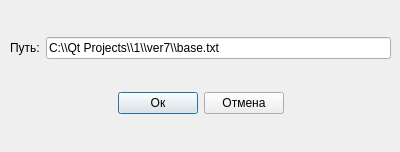
<?xml version="1.0" encoding="UTF-8"?>
<ui version="4.0">
 <class>OpenWind</class>
 <widget class="QDialog" name="OpenWind">
  <property name="geometry">
   <rect>
    <x>0</x>
    <y>0</y>
    <width>400</width>
    <height>152</height>
   </rect>
  </property>
  <property name="windowTitle">
   <string>Open</string>
  </property>
  <widget class="QWidget" name="">
   <property name="geometry">
    <rect>
     <x>10</x>
     <y>10</y>
     <width>381</width>
     <height>131</height>
    </rect>
   </property>
   <layout class="QGridLayout" name="gridLayout">
    <item row="0" column="0">
     <layout class="QHBoxLayout" name="horizontalLayout">
      <item>
       <widget class="QLabel" name="OpenLb">
        <property name="text">
         <string>Путь:</string>
        </property>
       </widget>
      </item>
      <item>
       <widget class="QLineEdit" name="openLine">
        <property name="text">
         <string>C:\\Qt Projects\\1\\ver7\\base.txt</string>
        </property>
       </widget>
      </item>
     </layout>
    </item>
    <item row="1" column="0">
     <layout class="QHBoxLayout" name="horizontalLayout_2">
      <item>
       <spacer name="horizontalSpacer">
        <property name="orientation">
         <enum>Qt::Horizontal</enum>
        </property>
        <property name="sizeHint" stdset="0">
         <size>
          <width>40</width>
          <height>20</height>
         </size>
        </property>
       </spacer>
      </item>
      <item>
       <widget class="QPushButton" name="confirmBut">
        <property name="text">
         <string>Ок</string>
        </property>
       </widget>
      </item>
      <item>
       <widget class="QPushButton" name="cancelBut">
        <property name="text">
         <string>Отмена</string>
        </property>
       </widget>
      </item>
      <item>
       <spacer name="horizontalSpacer_2">
        <property name="orientation">
         <enum>Qt::Horizontal</enum>
        </property>
        <property name="sizeHint" stdset="0">
         <size>
          <width>40</width>
          <height>20</height>
         </size>
        </property>
       </spacer>
      </item>
     </layout>
    </item>
   </layout>
  </widget>
 </widget>
 <resources/>
 <connections/>
</ui>
